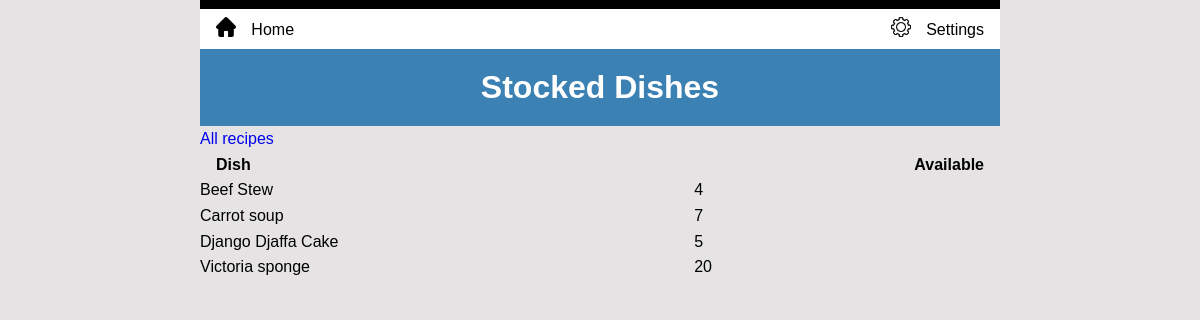
Before: /stock/stockedrecipes/ (signed in) with the older database file.
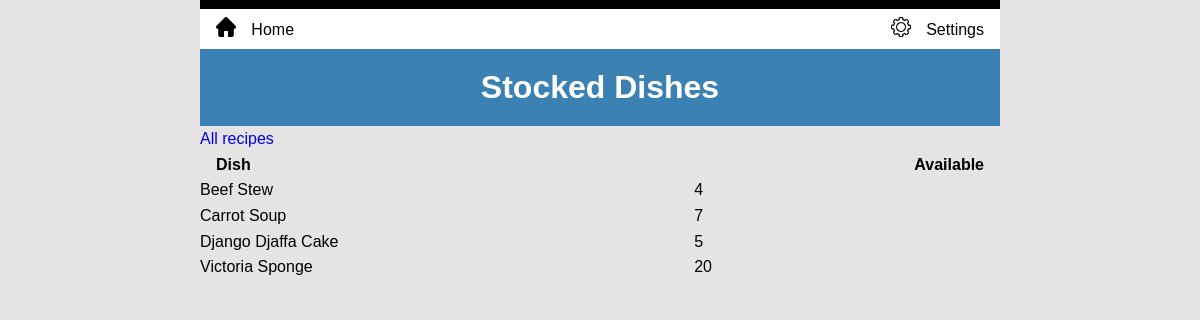
After: the same page with the newer database file.
### inventory/models.py (models this page shows, shortened)
class MenuItem(models.Model):
    class Meta:
        ordering = ['title']
    title = models.CharField(unique=True, max_length=200)
    price = models.DecimalField(max_digits=6, decimal_places=2)
    category = models.ForeignKey(Category, on_delete=models.CASCADE)
    display = models.BooleanField(default=True)
    description = models.TextField(blank=True, null=True)
    stock_item = models.BooleanField(default=True)
    def available(self):
        try:
            recipe = self.recipe_set.all()
            expression = F('ingredient__quantity') / F('quantity')
            result = math.floor(min(recipe.values_list(expression, flat=True)))
        except:
            result = 0
        return result

### inventory/views.py (the view)
# urls.py: path('stock/stockedrecipes/', views.StockedRecipes.as_view(), name='stocked_recipes'),
class StockedRecipes(LoginRequiredMixin, ListView):
    model = MenuItem
    template_name = "inventory/stocked_recipes.html"
    def get_queryset(self):
        menu = MenuItem.objects.all()
        stocked = [obj for obj in menu if obj.stock_item]
        return stocked

### inventory/templates/inventory/stocked_recipes.html (shortened to what this page needs)
{% extends 'base.html' %}
{% load static %}
{% block content %}
  <h1>Stocked Dishes</h1>
  <a href="{% url 'menu_edit' %}">All recipes</a>
  <table>
    <thead>
      <tr>
        <th>Dish</th>
        <th>Available</th>
      </tr>
    </thead>
    <tbody>
      {% for item in object_list %}
        <tr>
          <td>{{ item.title }}</td>
          <td>{{ item.available }}</td>
      {% endfor %}
    </tbody>
  </table>
{% endblock %}

Changed rows visible on the page:
changed MenuItem: title "Carrot soup" → "Carrot Soup"
changed MenuItem: title "Victoria sponge" → "Victoria Sponge"
